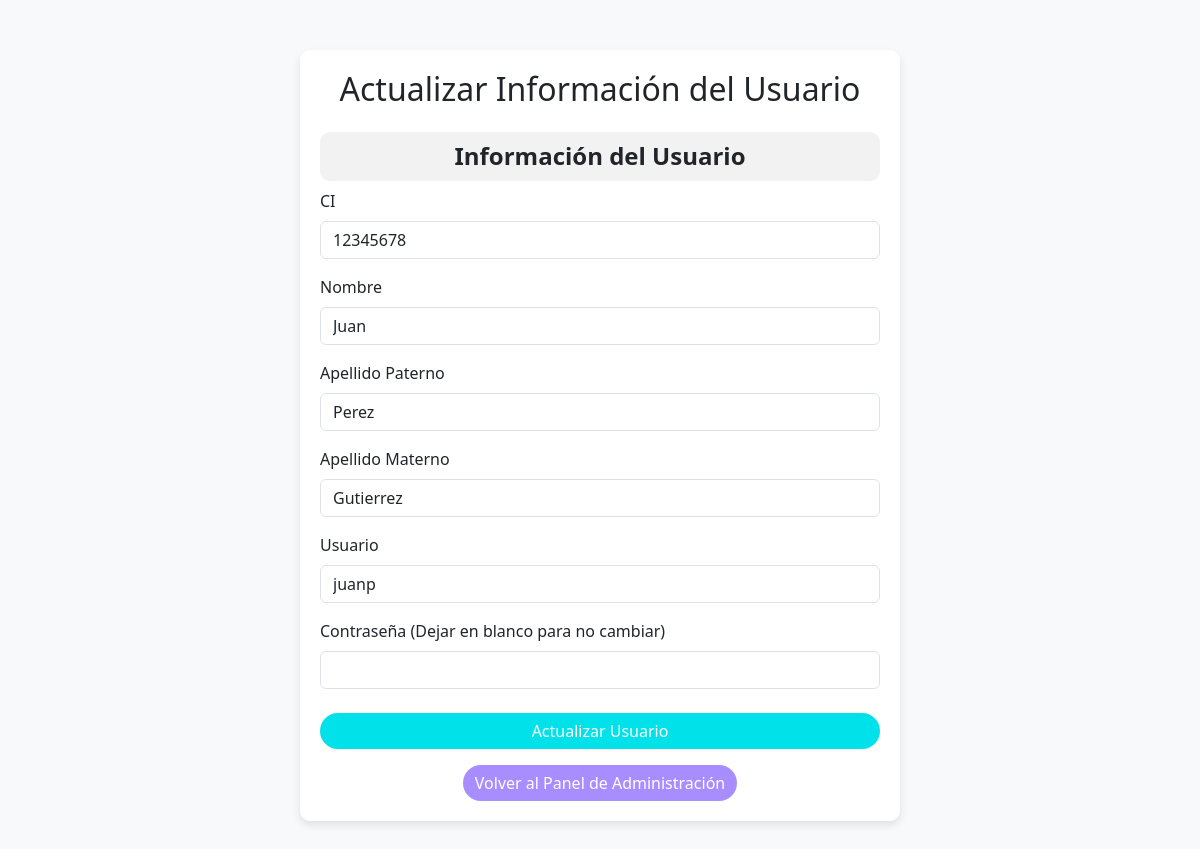
Screenshot of /Ejercicio2/actualizar.php?id=1 (signed in) with the database file from the repository.
### tables this page shows
CREATE TABLE `persona` (
  `id` int(11) NOT NULL,
  `ci` varchar(15) NOT NULL,
  `nombre` varchar(50) NOT NULL,
  `paterno` varchar(50) DEFAULT NULL,
  `materno` varchar(50) DEFAULT NULL,
  `usuario` varchar(50) DEFAULT NULL,
  `contraseña` varchar(50) NOT NULL,
  `id_admi` int(11) DEFAULT NULL
);

### Ejercicio2/actualizar.php (the view, shortened to what this page needs)
<?php
include 'db.php';
if (isset($_GET['id'])) {
    $id_persona = $_GET['id'];
    $sql_persona = "SELECT * FROM persona WHERE id='$id_persona'";
    $result_persona = $conn->query($sql_persona);
    if ($result_persona->num_rows > 0) {
        $user = $result_persona->fetch_assoc();
    } else {
        echo "Usuario no encontrado.";
        exit();
    }
}
?>
<!DOCTYPE html>
<html>
<head>
    <link href="https://cdn.jsdelivr.net/npm/bootstrap@5.3.0/dist/css/bootstrap.min.css" rel="stylesheet">
</head>
<body>
    <div class="container">
        <div class="form-container">
            <h2 class="text-center mb-4">Actualizar Información del Usuario</h2>
            <form method="POST" action="">
                <h4 class="section-title">Información del Usuario</h4>
                <div class="mb-3">
                    <label for="ci" class="form-label">CI</label>
                    <input type="text" class="form-control" name="ci" id="ci" value="<?= $user['ci'] ?>" required>
                </div>
                <div class="mb-3">
                    <label for="nombre" class="form-label">Nombre</label>
                    <input type="text" class="form-control" name="nombre" id="nombre" value="<?= $user['nombre'] ?>" required>
                </div>
                <div class="mb-3">
                    <label for="paterno" class="form-label">Apellido Paterno</label>
                    <input type="text" class="form-control" name="paterno" id="paterno" value="<?= $user['paterno'] ?>" required>
                </div>
                <div class="mb-3">
                    <label for="materno" class="form-label">Apellido Materno</label>
                    <input type="text" class="form-control" name="materno" id="materno" value="<?= $user['materno'] ?>" required>
                </div>
                <div class="mb-3">
                    <label for="usuario" class="form-label">Usuario</label>
                    <input type="text" class="form-control" name="usuario" id="usuario" value="<?= $user['usuario'] ?>" required>
                </div>
                <div class="mb-3">
                    <label for="contraseña" class="form-label">Contraseña (Dejar en blanco para no cambiar)</label>
                    <input type="password" class="form-control" name="contraseña" id="contraseña">
                </div>
                <div class="d-grid mt-4">
                    <button type="submit" name="update_persona" class="btn btn-update">Actualizar Usuario</button>
                </div>
            </form>
            <div class="text-center mt-3">
                <a href="admin.php" class="btn btn-back">Volver al Panel de Administración</a>
            </div>
        </div>
    </div>
</body>
</html>

### Ejercicio2/actualizar.php (style rules this page uses)
body { background-color: #f8f9fa; }
.form-container { max-width: 600px; margin: 50px auto; padding: 20px; background: white; border-radius: 10px; box-shadow: 0 4px 8px rgba(0,0,0,0.1); }
.btn-back { background: #a78dff; color: white; border: none; border-radius: 20px; }
.btn-update { background: #00e1ea; color: white; border: none; border-radius: 20px; }
.section-title { background: #f2f2f2; padding: 10px; border-radius: 10px; text-align: center; font-weight: bold; }

### rows the page displays
persona: ci "12345678", nombre "Juan", paterno "Perez", materno "Gutierrez", usuario "juanp"
